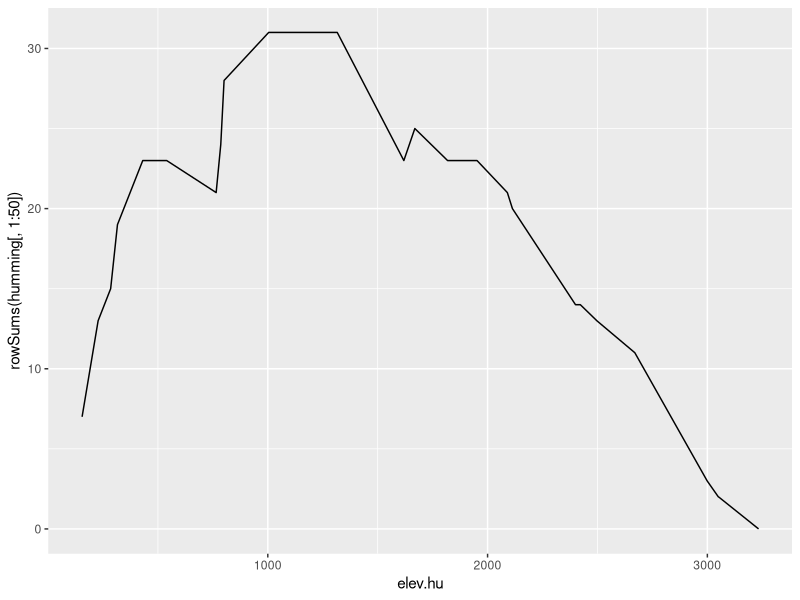
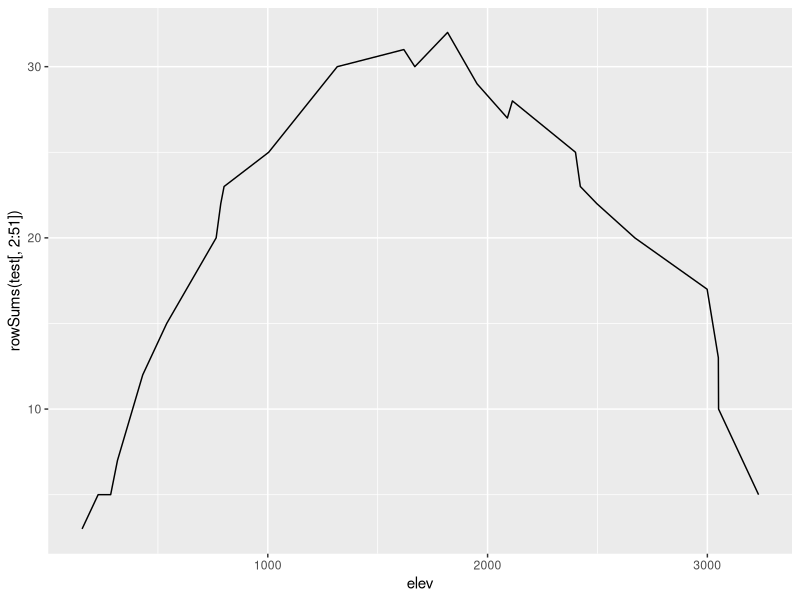
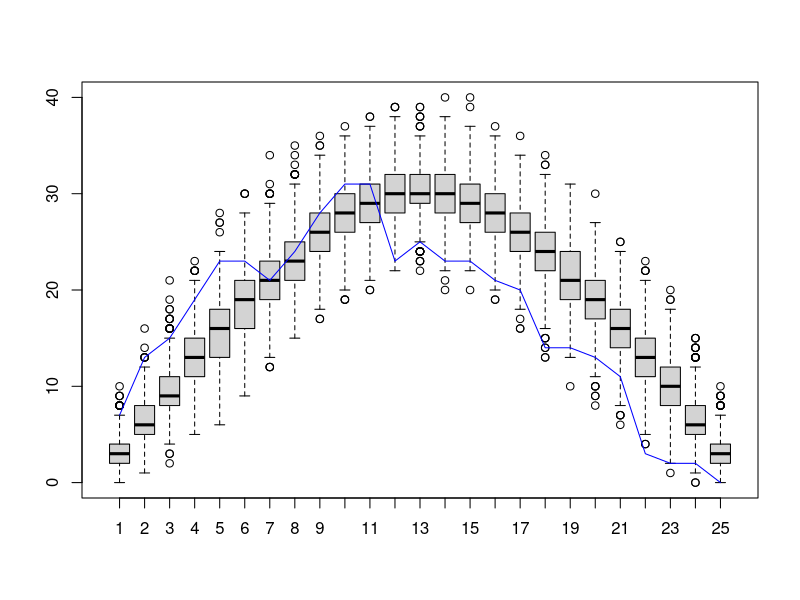

The R source for these figures, in order: (Note: this script raises an error after producing the figures.)
setwd("~/Desktop/GitHub/PermuteSeminar-2014/Null models")

humming <- read.table("Hummingbirds.txt", header = T, row.names = 1)
hylids <- read.table("Hylids.txt", header = T, row.names = 1)

elev.hu <- as.numeric(gsub("Elev_", "", rownames(humming)))
elev.hy <- as.numeric(gsub("Elev_", "", rownames(hylids)))

require(ggplot2)
ggplot(humming, aes(x = elev.hu, y = rowSums(humming[,1:50]))) + geom_path()

## Function to permute ranges
permute_range <- function(data){
  elev <- as.numeric(gsub("Elev_", "", rownames(data)))
  # Calculate range sizes for each species
  rangeSize <- colSums(data)
  # Create matrix to fill with new ranges
  new.ranges <- matrix(nrow = length(elev), ncol = length(rangeSize))
  # For loop to shift range for each species
  for(i in 1:length(rangeSize)){
    perm.mat <- matrix(0,nrow = length(elev), ncol = 1)
    upperlim <- length(elev) - rangeSize[i]
    start <- sample(c(1:upperlim), 1)
    perm.mat[start:(start+rangeSize[i]), ] <- 1 
    new.ranges[,i] <- perm.mat
  }
  return(list(ranges = new.ranges, tot.num = rowSums(new.ranges)))
}

## Testing the permute_range function
p1 <- permute_range(humming)
test <- data.frame(elev = elev.hu, p1)
ggplot(test, aes(x = elev, y = rowSums(test[,2:51]))) + geom_path()


## Function to wrap the permute function across any number of permutations
wrapper <- function(n, data){
  p.ranges <- matrix(nrow = n, ncol = nrow(data))
  for(i in 1:n){
    numSpec <- permute_range(data)$tot.num
    p.ranges[i,] <- numSpec
  }
  return(p.ranges)
}

## Hummingbird
test <- wrapper(1000, humming)
boxplot(test)
points(1:25, rowSums(humming), typ = "l", col = "blue")

## Make it pretty with ggplot2
colnames(test) <- elev.hu
mtest <- melt(test, id.vars = colnames(test))
g <- ggplot(mtest, aes(x = factor(Var2), y = value)) + geom_boxplot()
g + geom_point(data = humming, aes(x = factor(elev.hu), y = rowSums(humming[,1:50])), col = "blue", size = 3)


## Hylids
test2 <- wrapper(1000, hylids)
boxplot(test2)
points(1:25, rowSums(hylids), typ = "l", col = "blue")

## Make it pretty with ggplot2
colnames(test2) <- elev.hu
mtest2 <- melt(test2, id.vars = colnames(test2))
g <- ggplot(mtest2, aes(x = factor(Var2), y = value)) + geom_boxplot()
g + geom_point(data = hylids, aes(x = factor(elev.hu), y = rowSums(hylids[,1:50])), col = "blue", size = 3)
